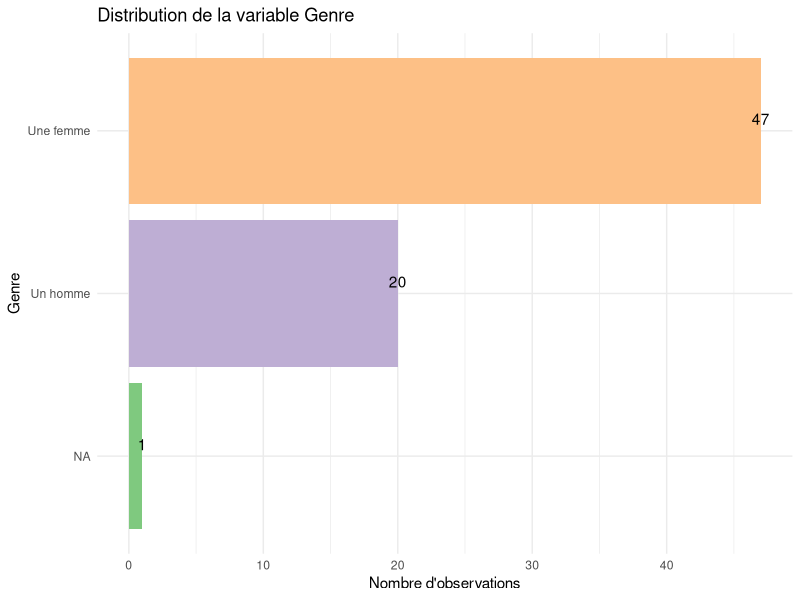
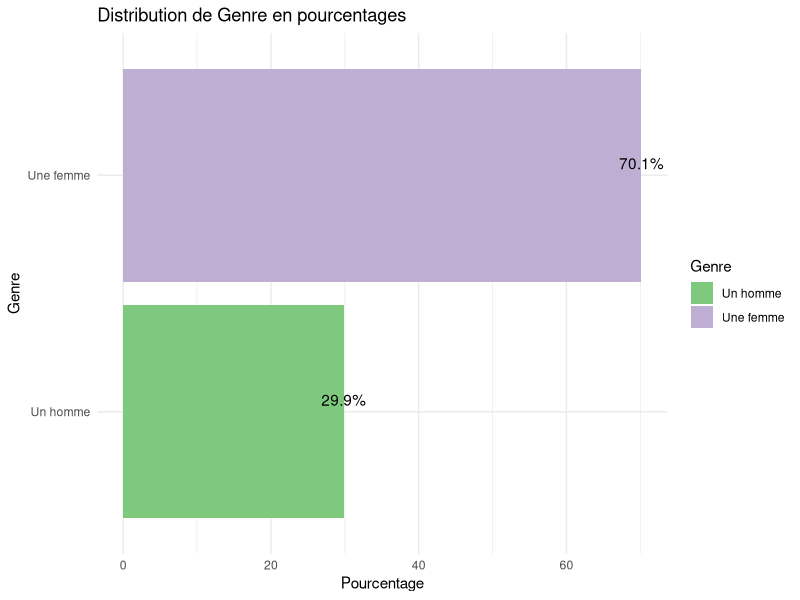
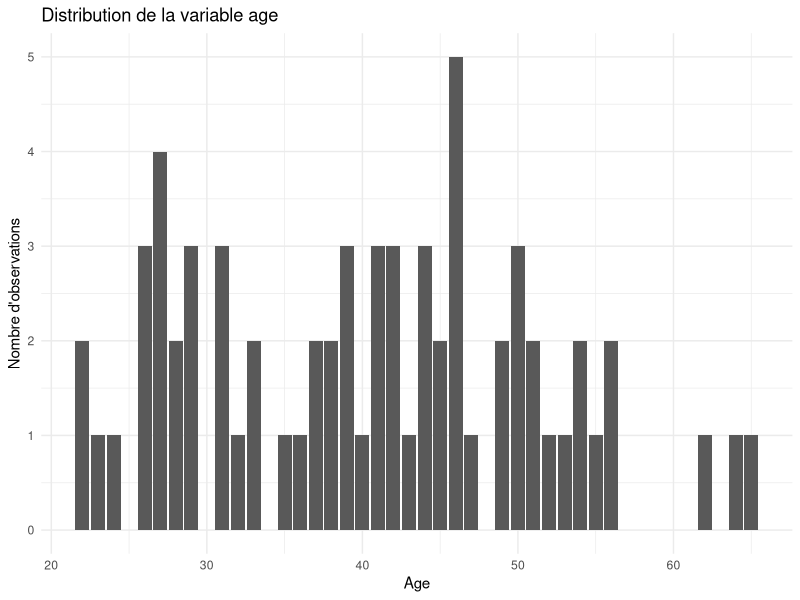
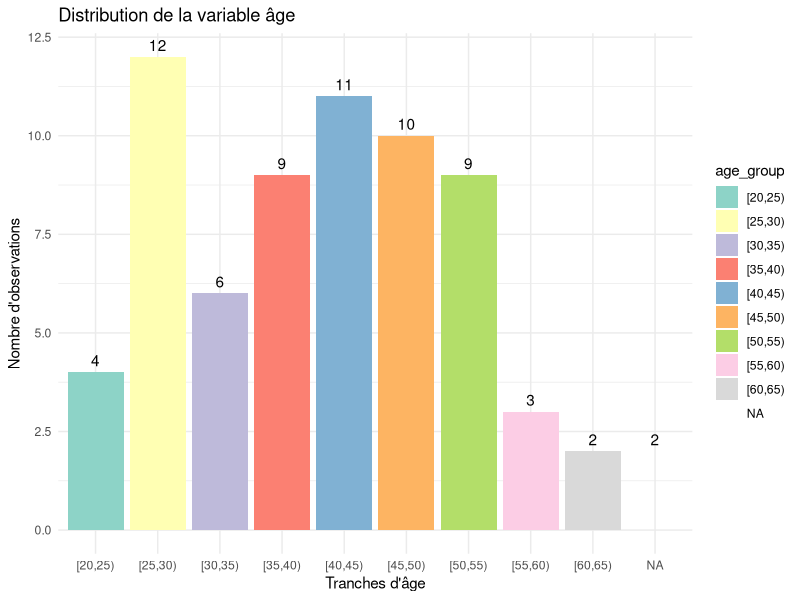
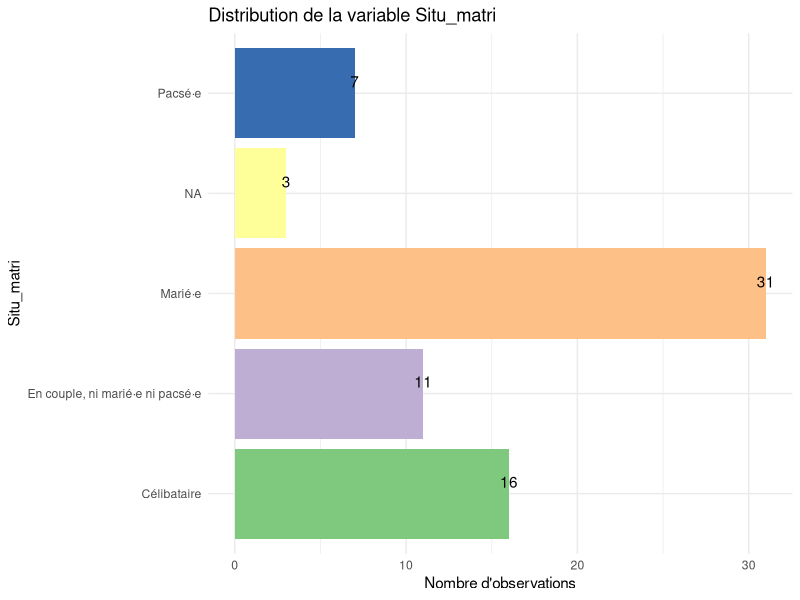
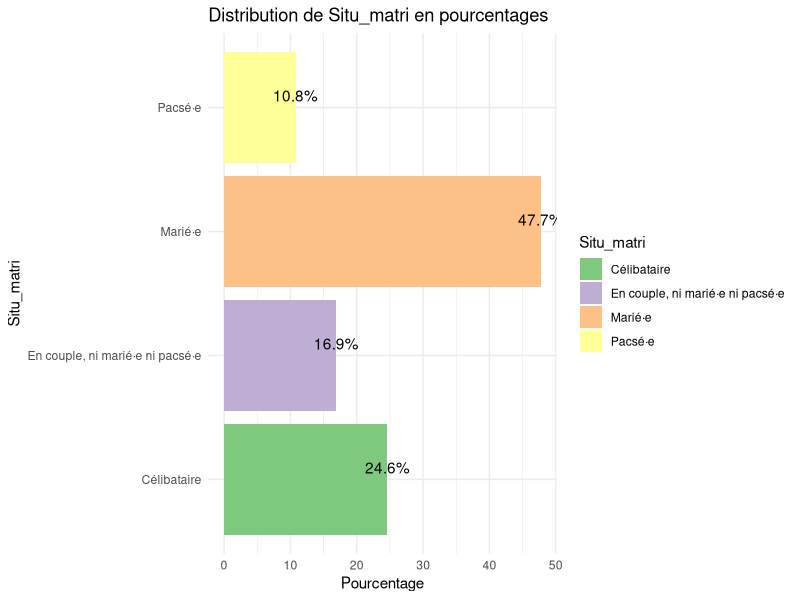
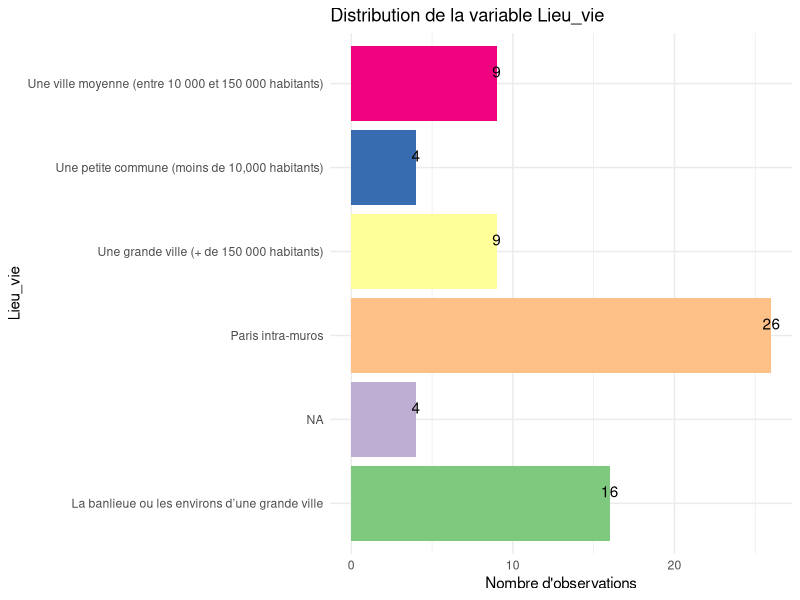
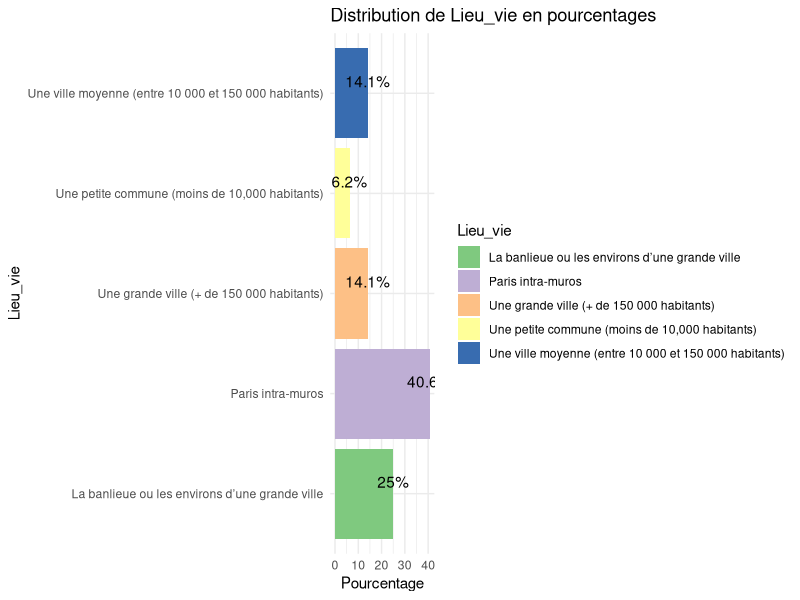

Here is the R script that generated these plots, in order:
setwd("PROVIRCAP")
data <- read.csv("data_assoquest_recoded_fmt.csv")

library(dplyr)
library(ggplot2)

#on créé le dataframe investissement responsable
data_inv <- data %>%
  filter(Dep_rse3_4=='Oui')%>%
  select(-Dep_rse3_2, -Dep_rse3_3, -Dep_rse3_1, -Dep_rse3_5, -Dep_rse3_6, -Dep_rse3_7)%>%
  rename(mission = Dep_rse3_4)%>%
  mutate(mission = case_when(
    mission =='Oui'~'investissement responsable',
    TRUE ~ mission))
print(data_inv$mission[1:20])

#Afficher combien il y a d'observations
nombre_observations <- nrow(data_inv)
print(nombre_observations)
#il y a 68 observations au total
#(68 personnes qui ont déclaré traiter de cette thématique dans leur mission)


create_bar_plot <- function(data, variable, file_name) {
  data <- data %>%
    mutate(!!variable := ifelse(is.na(!!sym(variable)), "NA", !!sym(variable)))
  
  p <- ggplot(data, aes_string(x = variable, fill = variable)) +
    geom_bar() +
    labs(title = paste("Distribution de la variable", variable),
         x = variable,
         y = "Nombre d'observations") +
    scale_fill_brewer(palette = "Accent") +
    theme_minimal() +
    geom_text(stat = "count", aes_string(label = "..count.."), vjust = -0.5)+
    theme(legend.position = "none")+
    coord_flip()
  
  print(p)
  ggsave(filename = file_name, plot = p, width = 8, height = 6)
}

create_percentage_bar_plot <- function(data, variable, file_name) {
  filtered_data <- data %>%
    filter(!!sym(variable) != "NA") %>%
    group_by(!!sym(variable)) %>%
    summarise(count = n()) %>%
    mutate(percentage = count / sum(count) * 100)
  
  p <- ggplot(filtered_data, aes_string(x = variable, y = "percentage", fill = variable)) +
    geom_bar(stat = "identity") +
    geom_text(aes_string(label = "paste0(round(percentage, 1), '%')"), 
              vjust = -0.5) +
    labs(title = paste("Distribution de", variable, "en pourcentages"),
         x = variable,
         y = "Pourcentage") +
    scale_fill_brewer(palette = "Accent") +
    theme_minimal()+
    coord_flip()
  print(p)
  ggsave(filename = file_name, plot = p, width = 8, height = 6)
}


# Genre
create_bar_plot(data_inv, "Genre", "genre_inv.png")
create_percentage_bar_plot(data_inv, "Genre", "genre_inv_pourcentage.png")

# Variable d'âge
p<-ggplot(data_inv, aes(x = age, fill=age)) +
  geom_bar() +
  labs(title = "Distribution de la variable age",
       x = "Age",
       y = "Nombre d'observations") +
  scale_fill_brewer(palette = "Accent")+
  theme_minimal()
print(p)
ggsave(filename = "age_inv.png", plot = p, width = 8, height = 6)

# Âge mais version tranches
data_inv$age_group <- cut(data_inv$age, breaks = seq(0, max(data_inv$age, na.rm = TRUE), by = 5), right = FALSE)

p <- ggplot(data_inv, aes(x = age_group, fill = age_group)) +
  geom_bar() +
  labs(title = "Distribution de la variable âge",
       x = "Tranches d'âge",
       y = "Nombre d'observations") +
  scale_fill_brewer(palette = "Set3") +
  theme_minimal() +
  geom_text(stat = "count", aes(label = ..count..), vjust = -0.5)

print(p)
ggsave(filename = "age_inv_tranches.png", plot = p, width = 8, height = 6)

#Situation matrimoniale
create_bar_plot(data_inv, "Situ_matri", "situ_matri_inv.png")
create_percentage_bar_plot(data_inv, "Situ_matri", "situ_matri_inv_pourcentage.png")

#Lieu de vie 
create_bar_plot(data_inv, "Lieu_vie", "lieu_inv.png")
create_percentage_bar_plot(data_inv, "Lieu_vie", "lieu_inv_pourcentage.png")

#Diplome

data_inv <- data_inv %>%
  mutate(dipl_niv_short = case_when(
    Dipl_niv == "Un diplôme universitaire correspondant à au moins 4 années d’études supérieures après le baccalauréat (maîtris" ~ "Bac+4 ou plus",
    Dipl_niv == "Un diplôme universitaire correspondant à moins de 4 années d’études supérieures après le baccalauréat (par exem" ~ "jusqu'a Bac+4",
    Dipl_niv == "Le baccalauréat ou un certificat d’études ou un diplôme de l’enseignement secondaire autre que le baccalauréat (" ~ "Bac",
    TRUE ~ Dipl_niv  # Pour garder les autres valeurs inchangées
  ))

create_bar_plot(data_inv, "dipl_niv_short", "diplome_inv.png")
create_percentage_bar_plot(data_inv, "dipl_niv_short", "diplome_inv_pourcentage.png")


#Etablissement d'études sup
create_bar_plot(data_inv, "Type_etudsup", "etude_inv.png")
create_percentage_bar_plot(data_inv, "Type_etudsup", "etude_inv_pourcentage.png")

#Discipline du cursus

data_inv <- data_inv %>%
  mutate(Spe_etudsup= case_when(
    Spe_etudsup == "Sciences humaines et sociales (histoire, sociologie, philosophie, psychologie, sciences politiques, ...)" ~ "Sciences humaines et sociales",
    TRUE ~ Spe_etudsup
  ))

create_bar_plot(data_inv, "Spe_etudsup", "spe_inv.png")
create_percentage_bar_plot(data_inv, "Spe_etudsup", "spe_inv_pourcentage.png")

#Statut d'emploi
data_inv <- data_inv %>%
  mutate(Emp_cont_short = case_when(
    Emp_cont == "Statut d'indépendant·e (Auto-entrepreneur·se, portage salarial, société unipersonnelle...)" ~ "Indépendant.e",
    TRUE ~ Emp_cont  # Pour garder les autres valeurs inchangées
  ))

create_bar_plot(data_inv, "Emp_cont_short", "statut_inv.png")
create_percentage_bar_plot(data_inv, "Emp_cont_short", "statut_inv_pourcentage.png")

#Type de cadre
create_bar_plot(data_inv, "cadre_inout", "cadre_inv.png")
create_percentage_bar_plot(data_inv, "cadre_inout", "cadre_inv_pourcentage.png")



#Type d'emploi des consultant.es

df_filtered <- data_inv %>% 
  filter(Emp_cons == "Oui")

df_filtered <- df_filtered %>%
  mutate(emp_cont_grouped = ifelse(Emp_cont == "Statut d'indépendant·e (Auto-entrepreneur·se, portage salarial, société unipersonnelle...)", "freelance", 
                                   ifelse(Emp_cont %in% c("CDD", "CDI"), "CDD/CDI", NA)))

create_bar_plot(df_filtered, "emp_cont_grouped", "emploi_cons_inv.png")
create_percentage_bar_plot(df_filtered, "emp_cont_grouped", "emploi_cons_inv_pourcentage.png")



#Niveau hiérarchique
create_bar_plot(data_inv, "Emp_statut", "hiérarchie_inv.png")
create_percentage_bar_plot(data_inv, "Emp_statut", "hiérarchie_inv_pourcentage.png")

#Tableau descriptif de l'âge selon les différents postes
descriptives <- data_inv %>%
  group_by(Emp_statut) %>%
  summarise(
    mean_age = mean(age, na.rm = TRUE),
    min_age = min(age, na.rm = TRUE),
    max_age = max(age, na.rm = TRUE),
    sd_age = sd(age, na.rm = TRUE)
  )

print(descriptives)
write.table(descriptives, "tableau_inv.txt", sep = "\t", row.names = FALSE)


#Hiérarchie simplifiée
create_bar_plot(data_inv, "Emp_statut_rec2", "hiérarchie_s_inv.png")
create_percentage_bar_plot(data_inv, "Emp_statut_rec2", "hiérarchie_s_inv_pourcentage.png")


#Un escalator de verre?
gender_distribution <- data_inv %>%
  filter(!is.na(Emp_statut_rec3))%>%
  filter(!is.na(Genre)) %>%
  group_by(Emp_statut_rec3, Genre) %>%
  summarise(count = n()) %>%
  mutate(percentage = count / sum(count) * 100) %>%
  ungroup()

p<-ggplot(gender_distribution, aes(x = Emp_statut_rec3, y = percentage, fill = Genre)) +
  geom_bar(stat = "identity", position = "stack") +
  geom_text(aes(label = paste0(round(percentage), "%")), position = position_stack(vjust = 0.5)) +
  labs(title = "Répartition du Genre par Statut d'Emploi",
       x = "Statut d'Emploi",
       y = "Pourcentage",
       fill = "Genre") +
  theme_minimal()

print(p)
ggsave(filename = "répartition_hf_inv.png", plot = p, width = 8, height = 6)


#Type d'organisation employeuse
create_bar_plot(data_inv, "Org_type", "org_inv.png")
create_percentage_bar_plot(data_inv, "Org_type", "org_inv_pourcentage.png")

# Niveau hiérarchique hors consultant.es

filtered_data <- data_inv %>%
  filter(Emp_cons == "Non") 
create_bar_plot(filtered_data, "Emp_statut", "hiérarchie2_inv.png")
create_percentage_bar_plot(filtered_data, "Emp_statut", "hiérarchie2_inv_pourcentage.png")

#Niveau hiérarchique consultant.es
filtered_data <- data_inv %>%
  filter(Emp_cons == "Oui") 
create_bar_plot(filtered_data, "Emp_statut", "hiérarchie2_cons_inv.png")
create_percentage_bar_plot(filtered_data, "Emp_statut", "hiérarchie2_cons_inv_pourcentage.png")

#Année du premier CDD ou CDI de la carrière
p<-ggplot(data_inv, aes(x = Prem_contrat_annee)) +
  geom_bar() +
  labs(title = "Année du premier CDD ou CDI de la carrière",
       x = "année",
       y = "Nombre d'observations") +
  theme_minimal()

print(p)
ggsave(filename = "premier_emploi_inv.png", plot = p, width = 8, height = 6)

#version tranches

data_inv$age_group <- cut(data_inv$Prem_contrat_annee, breaks = seq(0, max(data_inv$Prem_contrat_annee, na.rm = TRUE), by = 5), right = FALSE)

p <- ggplot(data_inv, aes(x = age_group, fill = age_group)) +
  geom_bar() +
  labs(title = "Premier CDD ou CDI",
       x = "Tranches d'années",
       y = "Nombre d'observations") +
  scale_fill_brewer(palette = "Set3") +
  theme_minimal() +
  geom_text(stat = "count", aes(label = ..count..), vjust = -0.5)+
  coord_flip()

print(p)
ggsave(filename = "prem_emploi_inv_tranches.png", plot = p, width = 8, height = 6)




#Année du premier poste en RSE
p<- ggplot(data_inv, aes(x = Prem_rse_annee_rec)) +
  geom_bar() +
  labs(title = "Année du premier poste en RSE",
       x = "année",
       y = "Nombre d'observations") +
  theme_minimal()

print(p)
ggsave(filename = "premier_rse_inv.png", plot = p, width = 8, height = 6)






